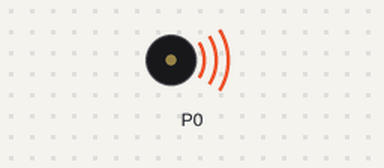
A program run on a simulated BBC micro:bit (MakeCode). Shown: buzzer (waves = sounding).

Above: at 0.2 s.
Timing chart, 0 to 9.0 s (numbered marks = the images above):
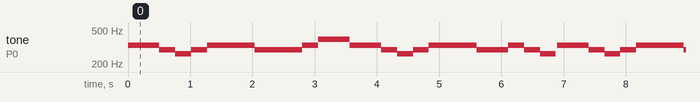

Measured:
- by itself, tone on P0: repeats every 6.9 s: 294 Hz 0.26 s, 262 Hz 0.26 s, 294 Hz 0.26 s, 330 Hz 0.77 s, 294 Hz 0.77 s, 330 Hz 0.26 s, 392 Hz 0.51 s, 330 Hz 0.51 s, 294 Hz 0.26 s, 262 Hz 0.26 s, 294 Hz 0.26 s, 330 Hz 0.77 s, 294 Hz 0.51 s, 330 Hz 0.26 s, 294 Hz 0.26 s, 262 Hz 0.25 s, silent 0.03 s, 330 Hz 0.51 s

The program:

main.ts
```typescript
basic.forever(function () {
    music.play(music.tonePlayable(330, music.beat(BeatFraction.Whole)), music.PlaybackMode.UntilDone)
    music.play(music.tonePlayable(294, music.beat(BeatFraction.Half)), music.PlaybackMode.UntilDone)
    music.play(music.tonePlayable(262, music.beat(BeatFraction.Half)), music.PlaybackMode.UntilDone)
    music.play(music.tonePlayable(294, music.beat(BeatFraction.Half)), music.PlaybackMode.UntilDone)
    music.play(music.tonePlayable(330, music.beat(BeatFraction.Half)), music.PlaybackMode.UntilDone)
    music.play(music.tonePlayable(330, music.beat(BeatFraction.Half)), music.PlaybackMode.UntilDone)
    music.play(music.tonePlayable(330, music.beat(BeatFraction.Half)), music.PlaybackMode.UntilDone)
    music.play(music.tonePlayable(294, music.beat(BeatFraction.Half)), music.PlaybackMode.UntilDone)
    music.play(music.tonePlayable(294, music.beat(BeatFraction.Half)), music.PlaybackMode.UntilDone)
    music.play(music.tonePlayable(294, music.beat(BeatFraction.Half)), music.PlaybackMode.UntilDone)
    music.play(music.tonePlayable(330, music.beat(BeatFraction.Half)), music.PlaybackMode.UntilDone)
    music.play(music.tonePlayable(392, music.beat(BeatFraction.Half)), music.PlaybackMode.UntilDone)
    music.play(music.tonePlayable(392, music.beat(BeatFraction.Half)), music.PlaybackMode.UntilDone)
    music.play(music.tonePlayable(330, music.beat(BeatFraction.Whole)), music.PlaybackMode.UntilDone)
    music.play(music.tonePlayable(294, music.beat(BeatFraction.Half)), music.PlaybackMode.UntilDone)
    music.play(music.tonePlayable(262, music.beat(BeatFraction.Half)), music.PlaybackMode.UntilDone)
    music.play(music.tonePlayable(294, music.beat(BeatFraction.Half)), music.PlaybackMode.UntilDone)
    music.play(music.tonePlayable(330, music.beat(BeatFraction.Half)), music.PlaybackMode.UntilDone)
    music.play(music.tonePlayable(330, music.beat(BeatFraction.Half)), music.PlaybackMode.UntilDone)
    music.play(music.tonePlayable(330, music.beat(BeatFraction.Half)), music.PlaybackMode.UntilDone)
    music.play(music.tonePlayable(294, music.beat(BeatFraction.Half)), music.PlaybackMode.UntilDone)
    music.play(music.tonePlayable(294, music.beat(BeatFraction.Half)), music.PlaybackMode.UntilDone)
    music.play(music.tonePlayable(330, music.beat(BeatFraction.Half)), music.PlaybackMode.UntilDone)
    music.play(music.tonePlayable(294, music.beat(BeatFraction.Half)), music.PlaybackMode.UntilDone)
    music.play(music.tonePlayable(262, music.beat(BeatFraction.Half)), music.PlaybackMode.UntilDone)
})
```

test.ts
```typescript
// 테스트는 여기로 이동합니다; 이 패키지가 확장으로 사용될 때 컴파일되지 않을 것 입니다.
```
